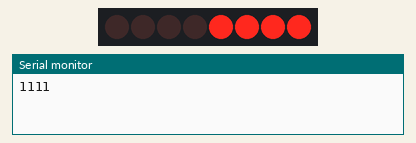
Simulated run of this sketch. Board: Arduino Uno, built with avr-gcc and run on an emulated ATmega328P. Shown: 8 shift-register outputs drawn as a row of LEDs (first output left, lit = HIGH), the last lines printed to the serial monitor. Wiring (inferred from the names in the program): shift register (74HC595): data pin 12; shift clock pin 9; latch pin 11. Wiring (inferred from the signals the program sends): row of LEDs: on Q0, Q1, Q2, Q3, Q4, Q5, Q6, Q7.

Above: at 0.05 s.
At 0.35 s:
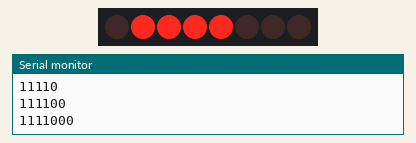
At 0.75 s:
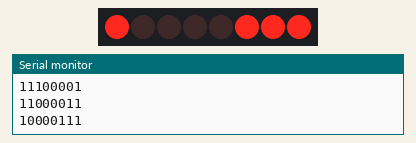
At 1.45 s:
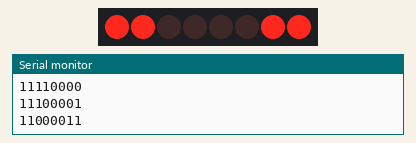
At 2.15 s:
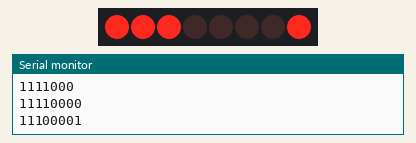
At 2.86 s:
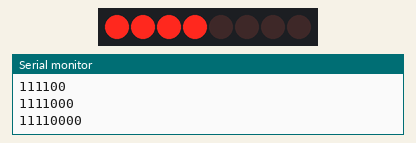
Timing chart, 0 to 3.2 s (numbered marks = the images above):
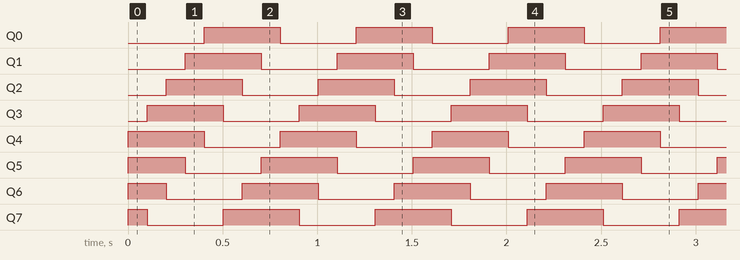

The sketch:

HEXHW2_BITSHIFT_L_or_R.ino
```cpp
int latchPin = 11;
int clockPin = 9;
int dataPin = 12;
int dt =100;
byte myByte =0x0F;

void setup() {
  // pu  t your setup code here, to run once:

  Serial.begin(9600);
  pinMode(latchPin,OUTPUT);
  pinMode(dataPin,OUTPUT);
  pinMode(clockPin,OUTPUT);


}

void loop() {
  // put your main code here, to run repeatedly:


  while (myByte <= 0xFF) {
  /*
  Serial.print("Input a Number: ");
  while (Serial.available()==0){};
  myByte = Serial.parseInt();
  */
  digitalWrite(latchPin,LOW);
  shiftOut(dataPin,clockPin,LSBFIRST,myByte);
  digitalWrite(latchPin,HIGH);
  Serial.println(myByte,BIN);
  delay(dt);

  myByte = ((myByte/128)+ (myByte*2));


  }

}
```

Measured:
- by itself, Q0–4: alternates HIGH for 0.40 s and LOW for 0.40 s
- by itself, Q5–7: repeats every 0.80 s: LOW 0.40 s, HIGH 0.40 s
- by itself, everything shown: repeats every 0.80 s, in 8 steps
